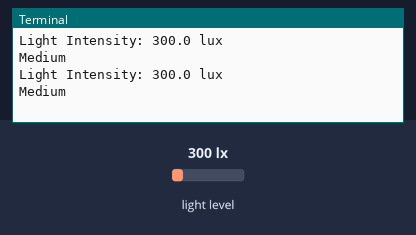
This program was run on a simulated Raspberry Pi (BCM pin numbers). Parts: the last lines printed to the terminal. The inputs (shaded band) are chosen by the test bench; at power-on: light level 300 lx.

Above: at 1.2 s.
1.3 s: light level set to 108 lx
At 2.6 s:
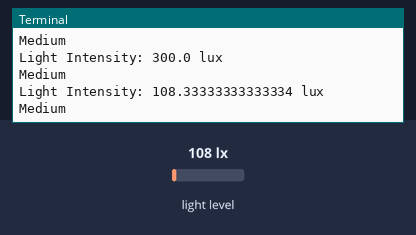
2.8 s: light level set to 94 lx
At 3.5 s:
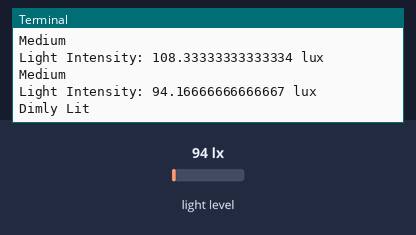
Timing chart, 0 to 5.8 s (numbered marks = the images above; inputs shaded):
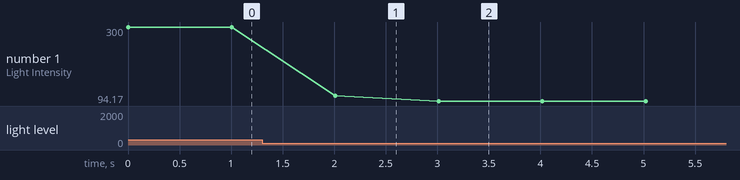

Measured:
- the behaviour switches between 100 and 99 lx on light level (found by bisection; images 1 and 2)
- after the input at 1.3 s, the terminal: prints a new line after 0.71 s (image 1)
- after the input at 2.8 s, the terminal: prints a new line after 0.21 s (image 2)
- plotted number 1: 300 → 108.33 after the input at 1.3 s, 108.33 → 94.17 after the input at 2.8 s

The program:

RPi_i2c.py
```python
# Name:       Gaganveer Singh
# Student ID: 2210994783
import smbus  # Library for I2C communication
import time

# Address for BH1750 Sensor
BH1750_ADDRESS = 0x23
# Operating mode for BH1750: High-resolution mode
HIGH_RESOLUTION_MODE = 0x20

# Initialize the I2C bus
i2c_bus = smbus.SMBus(1)

# Function to get light value
def read_light_intensity():
    # Read the light intensity data in high-resolution mode
    raw_data = i2c_bus.read_i2c_block_data(BH1750_ADDRESS, HIGH_RESOLUTION_MODE)

    # Convert the raw data bytes to a lux value
    luminance = (raw_data[1] + (256 * raw_data[0])) / 1.2
    # The raw data from the sensor is a 2-byte value.
    return luminance

try:
    while True:
        # Read the light intensity
        light_value = read_light_intensity()
        print(f"Light Intensity: {light_value} lux")

        # Classify and print light conditions based on the lux value
        if light_value < 1:
            print("Too Dark")
        elif 1 <= light_value < 10:
            print("Dark")
        elif 10 <= light_value < 100:
            print("Dimly Lit")
        elif 100 <= light_value < 1000:
            print("Medium")
        elif 1000 <= light_value < 25000:
            print("Bright")
        else:
            print("Too Bright")

        # Wait for 1 second before reading the next value
        time.sleep(1.0)

except KeyboardInterrupt:
    # Handle keyboard interrupt and exit the program gracefully
    print("Exiting the program...")
```
